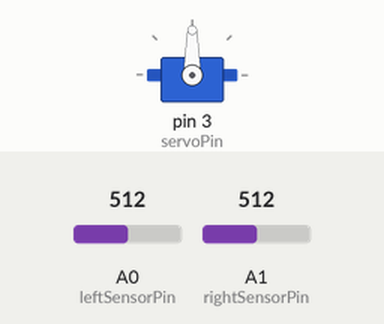
Bench run of a sketch on a simulated Arduino Uno, built with avr-gcc and run on an emulated ATmega328P. On the bench: servo. The inputs (shaded band) are chosen by the test bench; at power-on: A0 (leftSensorPin) = 512, A1 (rightSensorPin) = 512.

Above: at 1.2 s.
1.3 s: A0 (leftSensorPin) set to 523
2.8 s: A0 (leftSensorPin) set to 543
At 3.26 s:
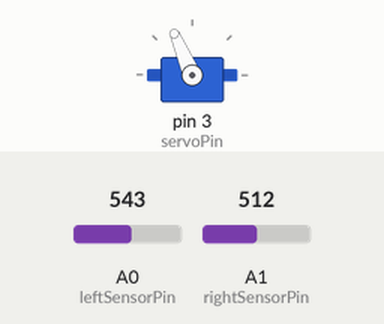
At 5.5 s:
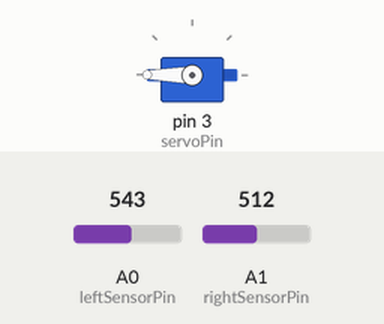
5.8 s: A1 (rightSensorPin) set to 549
7.3 s: A1 (rightSensorPin) set to 579
At 11.7 s:
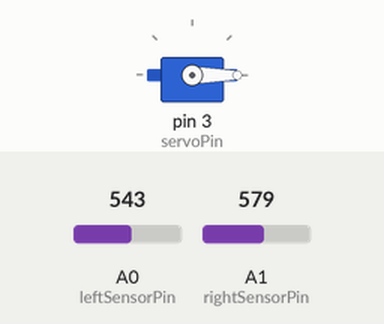
Timing chart, 0 to 13.2 s (numbered marks = the images above; inputs shaded):
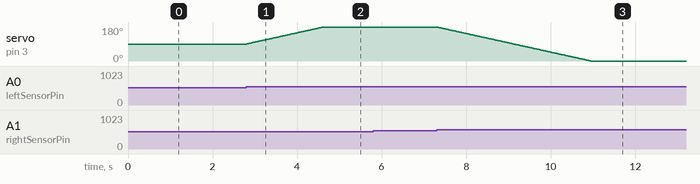

The sketch:

code.ino
```cpp
#include <Servo.h>

Servo servo;

const int servoPin = 3;
const int leftSensorPin = A0;    // Left light sensor
const int rightSensorPin = A1;   // Right light sensor

int servoPos = 90;         // Start centered
const int threshold = 20;  // Ignore small differences

void setup()
{
  servo.attach(servoPin);
  servo.write(servoPos);
}

void loop()
{
  // Read both light sensors
  int leftSensor  = analogRead(leftSensorPin);
  int rightSensor = analogRead(rightSensorPin);

  int diff = leftSensor - rightSensor;

  // Only move if the difference is big enough
  if (abs(diff) > threshold)
  {
    // Turn one step toward the brighter side, within 0-180 degrees
    if (diff > 0 && servoPos < 180)
    {
      servoPos++;
    }
    else if (diff < 0 && servoPos > 0)
    {
      servoPos--;
    }

    servo.write(servoPos);
  }

  delay(20);   // Small delay for smooth, slow movement
}
```

Measured:
- the behaviour switches between 532 and 533 on A0 (leftSensorPin) (found by bisection; images 0 and 1)
- the behaviour switches between 563 and 564 on A1 (rightSensorPin) (found by bisection; images 2 and 3)
- after the input at 1.3 s, every drawn part: stays the same
- after the input at 2.8 s, servo on pin 3 (servoPin): moves from 90° to 180° over 1.8 s, starting at once
- after the input at 5.8 s, every drawn part: stays the same
- after the input at 7.3 s, servo on pin 3 (servoPin): moves from 180° to 0° over 3.6 s, starting at once
